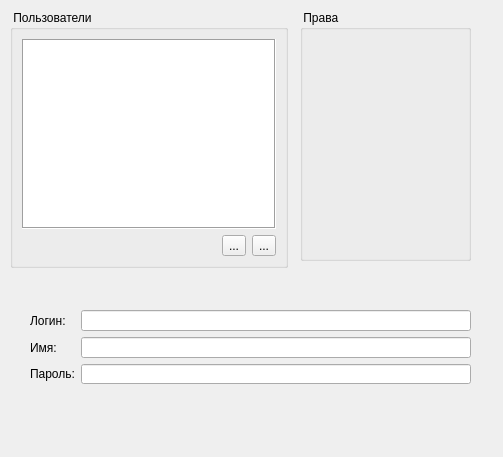
<ui version="4.0" >
 <class>UsersDialog2</class>
 <widget class="QDialog" name="UsersDialog2" >
  <property name="geometry" >
   <rect>
    <x>0</x>
    <y>0</y>
    <width>503</width>
    <height>457</height>
   </rect>
  </property>
  <property name="windowTitle" >
   <string>Dialog</string>
  </property>
  <widget class="QGroupBox" name="groupBox" >
   <property name="geometry" >
    <rect>
     <x>300</x>
     <y>10</y>
     <width>171</width>
     <height>251</height>
    </rect>
   </property>
   <property name="title" >
    <string> Права </string>
   </property>
  </widget>
  <widget class="QGroupBox" name="groupBox_2" >
   <property name="geometry" >
    <rect>
     <x>10</x>
     <y>10</y>
     <width>278</width>
     <height>258</height>
    </rect>
   </property>
   <property name="title" >
    <string> Пользователи </string>
   </property>
   <layout class="QVBoxLayout" name="verticalLayout" >
    <item>
     <widget class="QTableView" name="tw" >
      <property name="frameShape" >
       <enum>QFrame::Box</enum>
      </property>
     </widget>
    </item>
    <item>
     <layout class="QHBoxLayout" name="horizontalLayout" >
      <item>
       <spacer name="horizontalSpacer" >
        <property name="orientation" >
         <enum>Qt::Horizontal</enum>
        </property>
        <property name="sizeHint" stdset="0" >
         <size>
          <width>40</width>
          <height>20</height>
         </size>
        </property>
       </spacer>
      </item>
      <item>
       <widget class="QToolButton" name="toolButton_2" >
        <property name="text" >
         <string>...</string>
        </property>
        <property name="icon" >
         <iconset resource="../sklad.qrc" >
          <normaloff>:/icons/icons/add2.png</normaloff>:/icons/icons/add2.png</iconset>
        </property>
       </widget>
      </item>
      <item>
       <widget class="QToolButton" name="toolButton" >
        <property name="text" >
         <string>...</string>
        </property>
        <property name="icon" >
         <iconset resource="../sklad.qrc" >
          <normaloff>:/icons/icons/delete2.png</normaloff>:/icons/icons/delete2.png</iconset>
        </property>
       </widget>
      </item>
     </layout>
    </item>
   </layout>
  </widget>
  <widget class="QWidget" name="" >
   <property name="geometry" >
    <rect>
     <x>30</x>
     <y>310</y>
     <width>441</width>
     <height>74</height>
    </rect>
   </property>
   <layout class="QGridLayout" name="gridLayout" >
    <item row="0" column="0" >
     <widget class="QLabel" name="label" >
      <property name="text" >
       <string>Логин:</string>
      </property>
     </widget>
    </item>
    <item row="0" column="1" >
     <widget class="QLineEdit" name="lineEdit" />
    </item>
    <item row="1" column="0" >
     <widget class="QLabel" name="label_2" >
      <property name="text" >
       <string>Имя:</string>
      </property>
     </widget>
    </item>
    <item row="1" column="1" >
     <widget class="QLineEdit" name="lineEdit_2" />
    </item>
    <item row="2" column="0" >
     <widget class="QLabel" name="label_3" >
      <property name="text" >
       <string>Пароль:</string>
      </property>
     </widget>
    </item>
    <item row="2" column="1" >
     <widget class="QLineEdit" name="lineEdit_3" />
    </item>
   </layout>
  </widget>
 </widget>
 <resources>
  <include location="../sklad.qrc" />
 </resources>
 <connections/>
</ui>
